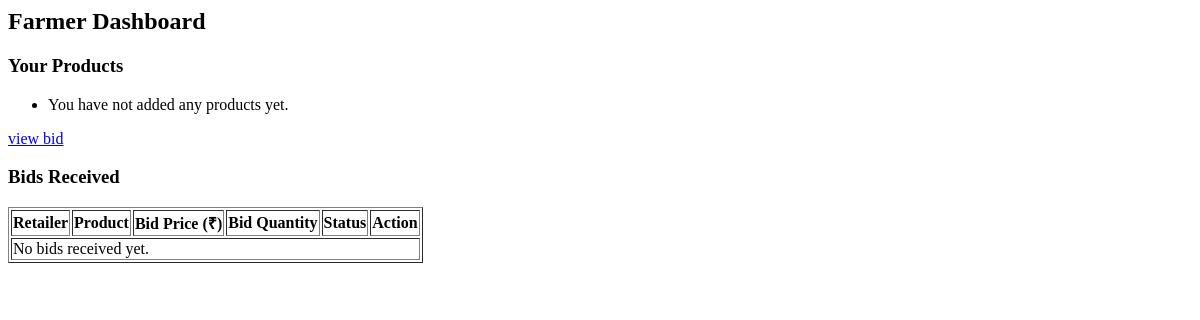
Before: /farmer/dashboard/ (signed in) with the older database file.
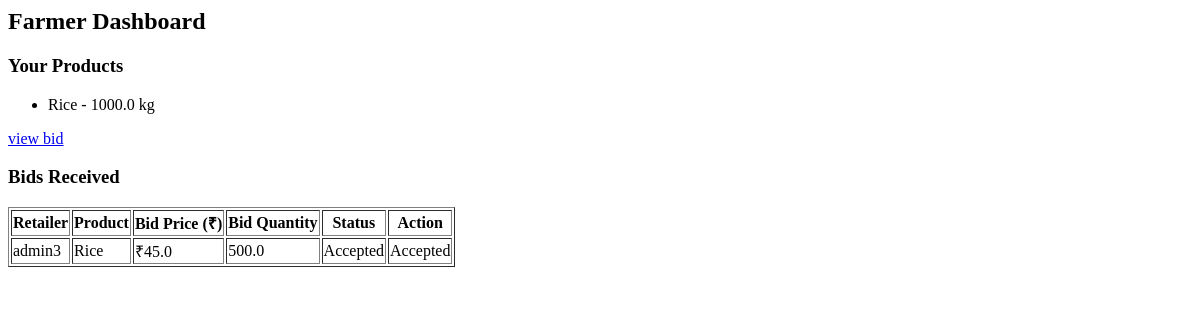
After: the same page with the newer database file.
### Farmer/models.py (models this page shows, shortened)
class Product(models.Model):
    COMMODITY_CHOICES = [
        ('Wheat', 'Wheat'),
        ('Rice', 'Rice'),
        ('Pulses', 'Pulses'),
    ]
    BASE_PRICE_DEFAULTS = {
        'Wheat': 25.00,
        'Rice': 30.00,
        'Pulses': 50.00,
    }
    farmer = models.ForeignKey(User, on_delete=models.CASCADE, default=1)
    commodity = models.CharField(max_length=100, choices=COMMODITY_CHOICES)
    quantity = models.FloatField()
    farmerprice = models.DecimalField(max_digits=10, decimal_places=2)
    baseprice = models.DecimalField(max_digits=10, decimal_places=2, null=True, blank=True)
    soldquantity = models.FloatField(default=0)
    product_photo = models.ImageField(upload_to='product_images/', null=True, blank=True)

### Retailer/models.py (models this page shows, shortened)
class Bid(models.Model):
    STATUS_CHOICES = [
        ('Pending', 'Pending'),
        ('Accepted', 'Accepted'),
        ('Rejected', 'Rejected'),
    ]
    retailer = models.ForeignKey(User, on_delete=models.CASCADE)  # The retailer who placed the bid
    product = models.ForeignKey(Product, on_delete=models.CASCADE)  # The product being bid on
    bid_price = models.FloatField()  # The price offered by the retailer
    bid_quantity = models.FloatField()  # The quantity retailer wants
    status = models.CharField(max_length=10, choices=STATUS_CHOICES, default='Pending')  # Status of the bid

### Farmer/views.py (the view)
@login_required
def farmer_dashboard(request):
    farmer_products = Product.objects.filter(farmer=request.user)
    bids = Bid.objects.filter(product__in=farmer_products).select_related("retailer", "product")
    return render(request, "Farmer/farmer_dashboard.html", {
        "farmer_products": farmer_products,
        "bids": bids,
    })

### Farmer/templates/Farmer/farmer_dashboard.html
<h2>Farmer Dashboard</h2>
<h3>Your Products</h3>
<ul>
    {% for product in farmer_products %}
        <li>{{ product.commodity }} - {{ product.quantity }} kg</li>
    {% empty %}
        <li>You have not added any products yet.</li>
    {% endfor %}
</ul>
<a href="{% url 'farmer_bids' %}" class="btn btn-primary">view bid
</a>
<h3>Bids Received</h3>
<table border="1">
    <tr>
        <th>Retailer</th>
        <th>Product</th>
        <th>Bid Price (₹)</th>
        <th>Bid Quantity</th>
        <th>Status</th>
        <th>Action</th>
    </tr>
    {% for bid in bids %}
    <tr>
        <td>{{ bid.retailer.username }}</td>
        <td>{{ bid.product.commodity }}</td>
        <td>₹{{ bid.bid_price }}</td>
        <td>{{ bid.bid_quantity }}</td>
        <td>{{ bid.status }}</td>
        <td>
            {% if bid.status == "Pending" %}
                <a href="{% url 'handle_bid' bid.id 'accept' %}">
                    <button>Accept</button>
                </a>
                <a href="{% url 'handle_bid' bid.id 'reject' %}">
                    <button>Reject</button>
                </a>
            {% else %}
                <span>{{ bid.status }}</span>
            {% endif %}
        </td>
    </tr>
    {% empty %}
    <tr><td colspan="6">No bids received yet.</td></tr>
    {% endfor %}
</table>

Changed rows visible on the page:
added Product: commodity "Rice", quantity "1000.0"
added Bid: retailer.username "admin3", product.commodity "Rice", bid_price "45.0", bid_quantity "500.0", status "Accepted"
Other visible differences:
text no longer shown: "You have not added any products yet. No bids received yet."
